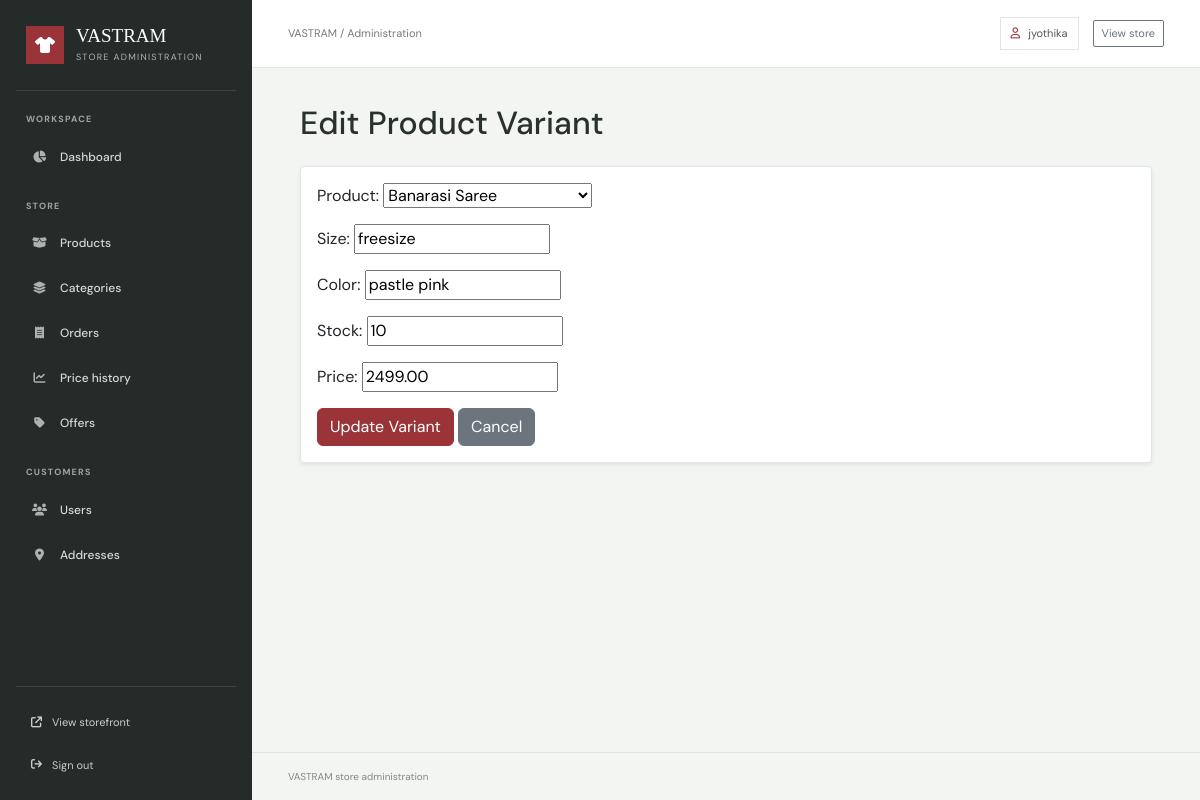
The app's page /accounts/admin-dashboard/variants/edit/22/ (signed in) with its own data.
### accounts/models.py (models this page shows)
class User(AbstractUser):
    uuid = models.UUIDField(default=uuid.uuid4, editable=False, unique=True)
    phone_number = models.CharField(max_length=15, blank=True)

### products/models.py (models this page shows, shortened)
class ProductVariant(models.Model):
    uuid = models.UUIDField(default=uuid.uuid4, editable=False, unique=True)
    product = models.ForeignKey(
        Product,
        on_delete=models.CASCADE,
        related_name='variants'
    )
    size = models.CharField(max_length=20, blank=True)
    color = models.CharField(max_length=50, blank=True)
    stock = models.PositiveIntegerField(default=0)
    price = models.DecimalField(
        max_digits=10,
        decimal_places=2
    )

### accounts/views.py (the view)
@login_required
def edit_variant(request, id):
    if not request.user.is_superuser:
        return redirect('home')
    from products.models import ProductVariant
    variant = ProductVariant.objects.get(id=id)
    if request.method == 'POST':
        form = ProductVariantForm(
            request.POST,
            instance=variant
        )
        if form.is_valid():
            form.save()
            return redirect(
                'product_variants',
                product_id=variant.product.id
            )
    else:
        form = ProductVariantForm(
            instance=variant
        )
    return render(
        request,
        'admin_dashboard/edit_variant.html',
        {
            'form': form,
            'variant': variant,
        }
    )

### products/forms.py
class ProductVariantForm(forms.ModelForm):
    class Meta:
        model = ProductVariant
        fields = [
            'product',
            'size',
            'color',
            'stock',
            'price',
    ]

### ecommerce_project/context_processors.py (called while the page is built)
def shopping_counts(request):
    cart_count = 0
    wishlist_count = 0
    if request.user.is_authenticated:
        cart_count = sum(
            CartItem.objects.filter(cart__user=request.user).values_list(
                'quantity', flat=True
            )
        )
        wishlist_count = WishlistItem.objects.filter(
            wishlist__user=request.user
        ).count()
    else:
        cart_count = sum(
            item.get('quantity', 0)
            for item in request.session.get('guest_cart_items', [])
        )
        wishlist_count = len(request.session.get('guest_wishlist_items', []))
    return {
        'cart_count': cart_count,
        'wishlist_count': wishlist_count,
    }

### products/models.py (called while the page is built)
    def __str__(self):
        return self.name

### templates/admin_dashboard/edit_variant.html (shortened to what this page needs)
{% extends 'admin_dashboard/admin_base.html' %}
{% block content %}
<div class="container">
    <h2 class="mb-4">Edit Product Variant</h2>
    <div class="card shadow-sm">
        <div class="card-body">
            <form method="POST">
                {{ form.as_p }}
                <button type="submit" class="btn btn-primary">
                    Update Variant
                </button>
                <a href="{% url 'product_variants' variant.product.id %}"
                   class="btn btn-secondary">
                    Cancel
                </a>
            </form>
        </div>
    </div>
</div>
{% endblock %}

### templates/admin_dashboard/admin_base.html (shortened to what this page needs)
{% load static %}
<!DOCTYPE html>
<html lang="en">
<head>
    <link href="https://cdn.jsdelivr.net/npm/bootstrap@5.3.8/dist/css/bootstrap.min.css" rel="stylesheet">
    <link rel="stylesheet" href="https://cdnjs.cloudflare.com/ajax/libs/font-awesome/6.5.2/css/all.min.css">
</head>
<body>
<div class="admin-shell">
    <aside class="admin-sidebar" id="adminSidebar" aria-label="Admin navigation">
        <div class="admin-brand">
            <span class="admin-brand-mark"><i class="fa-solid fa-shirt" aria-hidden="true"></i></span>
            <span>
                <span class="admin-brand-name">VASTRAM</span>
                <span class="admin-brand-caption">Store administration</span>
            </span>
        </div>
        <nav class="admin-nav">
            <div class="admin-nav-group">
                <p class="admin-nav-label">Workspace</p>
                <a href="{% url 'admin_dashboard' %}" class="admin-nav-link{% if request.resolver_match.url_name == 'admin_dashboard' %} active{% endif %}">
                    <i class="fa-solid fa-chart-pie" aria-hidden="true"></i> Dashboard
                </a>
            </div>
            <div class="admin-nav-group">
                <p class="admin-nav-label">Store</p>
                <a href="{% url 'admin_products' %}" class="admin-nav-link{% if request.resolver_match.url_name == 'admin_products' %} active{% endif %}">
                    <i class="fa-solid fa-box-open" aria-hidden="true"></i> Products
                </a>
                <a href="{% url 'admin_categories' %}" class="admin-nav-link{% if request.resolver_match.url_name == 'admin_categories' %} active{% endif %}">
                    <i class="fa-solid fa-layer-group" aria-hidden="true"></i> Categories
                </a>
                <a href="{% url 'admin_orders' %}" class="admin-nav-link{% if request.resolver_match.url_name == 'admin_orders' or request.resolver_match.url_name == 'admin_order_detail' %} active{% endif %}">
                    <i class="fa-solid fa-receipt" aria-hidden="true"></i> Orders
                </a>
                <a href="{% url 'admin_price_history' %}" class="admin-nav-link{% if request.resolver_match.url_name == 'admin_price_history' %} active{% endif %}">
                    <i class="fa-solid fa-chart-line" aria-hidden="true"></i> Price history
                </a>
                <a href="{% url 'admin_offers' %}" class="admin-nav-link{% if request.resolver_match.url_name == 'admin_offers' %} active{% endif %}">
                    <i class="fa-solid fa-tag" aria-hidden="true"></i> Offers
                </a>
            </div>
            <div class="admin-nav-group">
                <p class="admin-nav-label">Customers</p>
                <a href="{% url 'admin_users' %}" class="admin-nav-link{% if request.resolver_match.url_name == 'admin_users' %} active{% endif %}">
                    <i class="fa-solid fa-users" aria-hidden="true"></i> Users
                </a>
                <a href="{% url 'admin_addresses' %}" class="admin-nav-link{% if request.resolver_match.url_name == 'admin_addresses' %} active{% endif %}">
                    <i class="fa-solid fa-location-dot" aria-hidden="true"></i> Addresses
                </a>
            </div>
        </nav>
        <div class="admin-sidebar-footer">
            <a href="{% url 'home' %}"><i class="fa-solid fa-arrow-up-right-from-square" aria-hidden="true"></i> View storefront</a>
            <a href="{% url 'logout' %}"><i class="fa-solid fa-arrow-right-from-bracket" aria-hidden="true"></i> Sign out</a>
        </div>
    </aside>
    <div class="admin-main">
        <header class="admin-topbar">
            <div class="admin-topbar-start">
                <span class="admin-topbar-title">VASTRAM / Administration</span>
            </div>
            <div class="admin-topbar-actions">
                <span class="admin-user-chip"><i class="fa-regular fa-user" aria-hidden="true"></i> {{ request.user.username }}</span>
                <a href="{% url 'home' %}" class="btn btn-sm btn-outline-secondary">View store</a>
            </div>
        </header>
        <main class="admin-content">
            {% block content %}{% endblock %}
        </main>
        <footer class="admin-footer">VASTRAM store administration</footer>
    </div>
</div>
</body>
</html>

### templates/admin_dashboard/admin_base.html (style rules this page uses)
:root { --admin-ink: #29312e; --admin-muted: #747c77; --admin-border: #e2e6e2; --admin-paper: #ffffff; --admin-canvas: #f3f5f2; --admin-rail: #252b28; --admin-accent: #9b3438; }
* { box-sizing: border-box; }
body { min-width: 320px; margin: 0; background: var(--admin-canvas); color: var(--admin-ink); font-family: 'DM Sans', sans-serif; }
.admin-shell { display: grid; grid-template-columns: 252px minmax(0, 1fr); min-height: 100vh; }
.admin-sidebar { position: sticky; top: 0; display: flex; flex-direction: column; height: 100vh; padding: 26px 16px 18px; background: var(--admin-rail); color: #f6f7f4; z-index: 101; }
.admin-brand { display: flex; align-items: center; gap: 12px; padding: 0 10px 26px; color: #fff; text-decoration: none; border-bottom: 1px solid rgba(255,255,255,.12); }
.admin-brand-mark { display: grid; place-items: center; width: 38px; height: 38px; background: var(--admin-accent); color: #fff; font-size: 16px; }
.admin-brand-name { display: block; font-family: 'Playfair Display', Georgia, serif; font-size: 19px; line-height: 1.1; }
.admin-brand-caption { display: block; margin-top: 4px; color: #aeb7b1; font-size: 9px; letter-spacing: 1.3px; text-transform: uppercase; }
.admin-nav { padding-top: 22px; }
.admin-nav-label { margin: 0 10px 9px; color: #9ca7a0; font-size: 9px; font-weight: 700; letter-spacing: 1.2px; text-transform: uppercase; }
.admin-nav-group + .admin-nav-group { margin-top: 22px; }
.admin-nav-link { display: flex; align-items: center; gap: 12px; min-height: 42px; margin: 3px 0; padding: 0 12px; border-left: 3px solid transparent; color: #d5d9d6; font-size: 12px; font-weight: 500; text-decoration: none; transition: background-color .18s, color .18s; }
.admin-nav-link i { width: 17px; color: #aab3ad; text-align: center; }
.admin-sidebar-footer { display: grid; gap: 8px; margin-top: auto; padding: 18px 8px 0; border-top: 1px solid rgba(255,255,255,.12); }
.admin-sidebar-footer a { display: flex; align-items: center; gap: 10px; padding: 9px 7px; color: #c8cfca; font-size: 11px; text-decoration: none; }
.admin-main { display: flex; min-width: 0; flex-direction: column; }
.admin-topbar { position: sticky; top: 0; z-index: 50; display: flex; align-items: center; justify-content: space-between; min-height: 68px; padding: 0 clamp(20px, 3vw, 44px); border-bottom: 1px solid var(--admin-border); background: rgba(255,255,255,.96); backdrop-filter: blur(12px); }
.admin-topbar-start, .admin-topbar-actions { display: flex; align-items: center; gap: 14px; }
.admin-topbar-title { color: var(--admin-muted); font-size: 11px; }
.admin-user-chip { display: inline-flex; align-items: center; gap: 8px; padding: 7px 10px; border: 1px solid var(--admin-border); color: #505953; font-size: 11px; }
.admin-user-chip i { color: var(--admin-accent); }
.admin-topbar .btn { border-radius: 2px; font-size: 11px; }
.admin-content { width: 100%; max-width: 1640px; margin: 0 auto; padding: clamp(24px, 3vw, 42px); flex: 1; }
.admin-content h2, .admin-content h3, .admin-content h4 { color: var(--admin-ink); }
.admin-content .card { border-color: var(--admin-border); border-radius: 4px; }
.admin-content .btn-primary { border-color: var(--admin-accent); background: var(--admin-accent); }
.admin-footer { padding: 16px clamp(20px, 3vw, 44px); border-top: 1px solid var(--admin-border); color: #818983; font-size: 10px; }

### records on screen
User: user.username "jyothika"
ProductVariant: product "Banarasi Saree", size "freesize", color "pastle pink", stock "10", price "2499.00"
